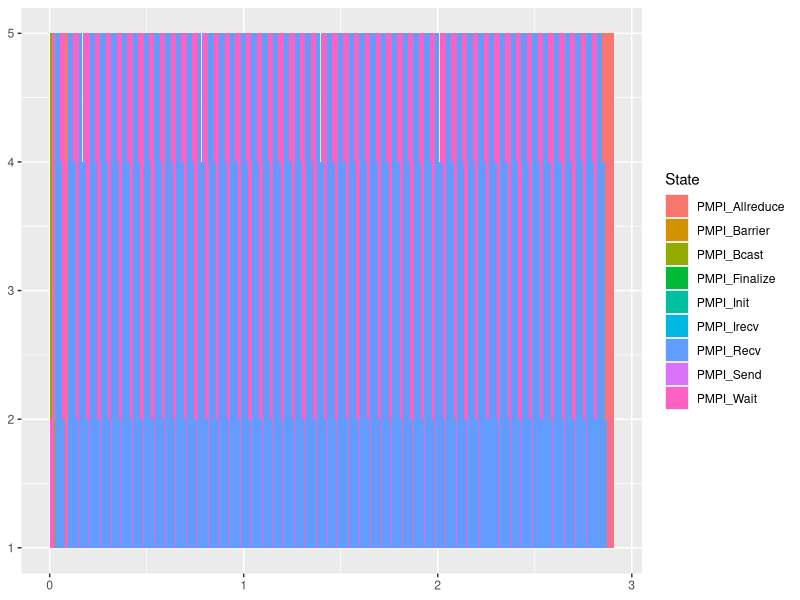

This chart was generated by the following R code:
#!/usr/bin/env Rscript
args = commandArgs(trailingOnly=TRUE)
library(ggplot2)

# Read the data
df_state = read.csv("lu.S.4.state.csv", header=F, strip.white=T)
names(df_state) = c("Type", "Rank", "Container", "Start", "End", "Duration", "Level", "State");
df_state = df_state[!(names(df_state) %in% c("Type","Container","Level"))]
df_state$Rank = as.numeric(gsub("rank-","",df_state$Rank))

# Draw the Gantt Chart
gc = ggplot(data=df_state) + geom_rect(aes(xmin=Start, xmax=End, ymin=Rank, ymax=Rank+1,fill=State))

# Produce the output
plot(gc)
dev.off()
